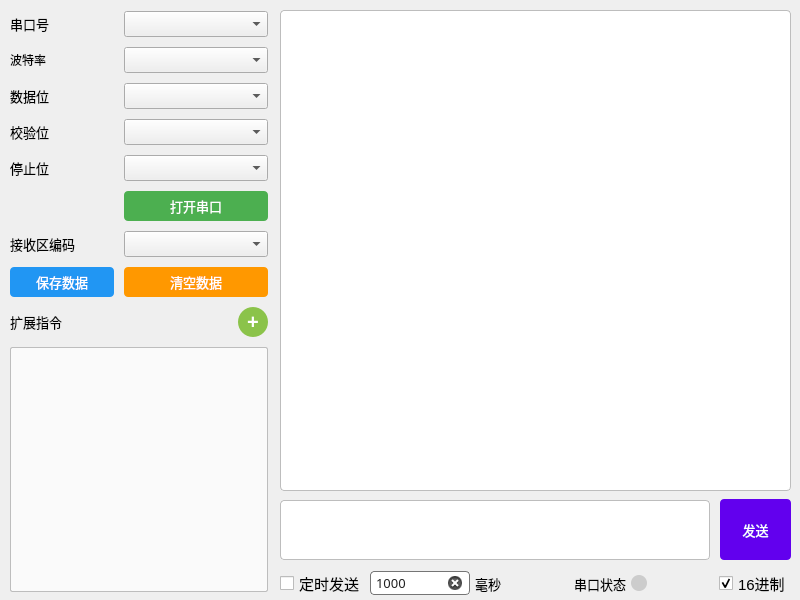
<?xml version="1.0" encoding="UTF-8"?>
<ui version="4.0">
 <class>MainWindow</class>
 <widget class="QMainWindow" name="MainWindow">
  <property name="geometry">
   <rect>
    <x>0</x>
    <y>0</y>
    <width>800</width>
    <height>600</height>
   </rect>
  </property>
  <property name="minimumSize">
   <size>
    <width>800</width>
    <height>600</height>
   </size>
  </property>
  <property name="maximumSize">
   <size>
    <width>800</width>
    <height>600</height>
   </size>
  </property>
  <property name="windowTitle">
   <string>串口调试助手</string>
  </property>
  <widget class="QWidget" name="centralwidget">
   <widget class="QTextEdit" name="messageValueView">
    <property name="geometry">
     <rect>
      <x>280</x>
      <y>10</y>
      <width>511</width>
      <height>481</height>
     </rect>
    </property>
    <property name="font">
     <font>
      <pointsize>11</pointsize>
     </font>
    </property>
    <property name="styleSheet">
     <string notr="true">QTextEdit {background-color:#FFFFFF;color:#212121;border-radius:4px;padding:1px 3px;border:1px solid #BDBDBD}
QTextEdit:focus {border:1px solid #6200EE;padding:1px 3px}
QTextEdit:hover {border-color:#757575}
QTextEdit:disabled {background-color:#E0E0E0;color:#9E9E9E;border-color:#BDBDBD}</string>
    </property>
    <property name="html">
     <string>&lt;!DOCTYPE HTML PUBLIC &quot;-//W3C//DTD HTML 4.0//EN&quot; &quot;http://www.w3.org/TR/REC-html40/strict.dtd&quot;&gt;
&lt;html&gt;&lt;head&gt;&lt;meta name=&quot;qrichtext&quot; content=&quot;1&quot; /&gt;&lt;style type=&quot;text/css&quot;&gt;
p, li { white-space: pre-wrap; }
&lt;/style&gt;&lt;/head&gt;&lt;body style=&quot; font-family:'SimSun'; font-size:11pt; font-weight:400; font-style:normal;&quot;&gt;
&lt;p style=&quot; margin-top:0px; margin-bottom:0px; margin-left:0px; margin-right:0px; -qt-block-indent:0; text-indent:0px;&quot;&gt;&lt;span style=&quot; font-family:'Microsoft YaHei UI';&quot;&gt;                        &lt;/span&gt;&lt;/p&gt;
&lt;p style=&quot; margin-top:0px; margin-bottom:0px; margin-left:0px; margin-right:0px; -qt-block-indent:0; text-indent:0px;&quot;&gt;                    &lt;/p&gt;&lt;/body&gt;&lt;/html&gt;</string>
    </property>
   </widget>
   <widget class="QTextEdit" name="userInputView">
    <property name="geometry">
     <rect>
      <x>280</x>
      <y>500</y>
      <width>430</width>
      <height>60</height>
     </rect>
    </property>
    <property name="font">
     <font>
      <pointsize>11</pointsize>
     </font>
    </property>
    <property name="styleSheet">
     <string notr="true">QTextEdit {background-color:#FFFFFF;color:#212121;border-radius:4px;padding:1px 3px;border:1px solid #BDBDBD}
QTextEdit:focus {border:1px solid #6200EE;padding:1px 3px}
QTextEdit:hover {border-color:#757575}
QTextEdit:disabled {background-color:#E0E0E0;color:#9E9E9E;border-color:#BDBDBD}</string>
    </property>
   </widget>
   <widget class="QPushButton" name="sendDataButton">
    <property name="geometry">
     <rect>
      <x>720</x>
      <y>499</y>
      <width>71</width>
      <height>61</height>
     </rect>
    </property>
    <property name="font">
     <font>
      <family>微软雅黑</family>
      <pointsize>10</pointsize>
      <weight>50</weight>
      <italic>false</italic>
      <bold>false</bold>
     </font>
    </property>
    <property name="styleSheet">
     <string notr="true">QPushButton {background-color:#6200EE;border-radius:4px;color:white;padding:5px;font:10pt &quot;微软雅黑&quot;}
QPushButton:hover {background-color:#3700B3}
QPushButton:pressed {background-color:#1A005E}
QPushButton:disabled {background-color:#9E9E9E;color:#EEEEEE}</string>
    </property>
    <property name="text">
     <string>发送</string>
    </property>
   </widget>
   <widget class="QWidget" name="layoutWidget">
    <property name="geometry">
     <rect>
      <x>10</x>
      <y>11</y>
      <width>258</width>
      <height>581</height>
     </rect>
    </property>
    <layout class="QGridLayout" name="gridLayout">
     <property name="spacing">
      <number>10</number>
     </property>
     <item row="3" column="1" colspan="2">
      <widget class="QComboBox" name="parityBitBox">
       <property name="font">
        <font>
         <pointsize>11</pointsize>
        </font>
       </property>
      </widget>
     </item>
     <item row="2" column="1" colspan="2">
      <widget class="QComboBox" name="dataBitBox">
       <property name="font">
        <font>
         <pointsize>11</pointsize>
        </font>
       </property>
      </widget>
     </item>
     <item row="1" column="0">
      <widget class="QLabel" name="label_2">
       <property name="styleSheet">
        <string notr="true">font: 10pt &quot;微软雅黑&quot;;</string>
       </property>
       <property name="text">
        <string>波特率</string>
       </property>
      </widget>
     </item>
     <item row="7" column="0">
      <widget class="QPushButton" name="saveDataButton">
       <property name="font">
        <font>
         <family>微软雅黑</family>
         <pointsize>10</pointsize>
         <weight>50</weight>
         <italic>false</italic>
         <bold>false</bold>
        </font>
       </property>
       <property name="styleSheet">
        <string notr="true">QPushButton {background-color:#2196F3;border-radius:4px;color:white;padding:5px;font:10pt &quot;微软雅黑&quot;}
QPushButton:hover {background-color:#1E88E5}
QPushButton:pressed {background-color:#1976D2}
QPushButton:disabled {background-color:#BDBDBD;color:#EEEEEE}</string>
       </property>
       <property name="text">
        <string>保存数据</string>
       </property>
      </widget>
     </item>
     <item row="4" column="0">
      <widget class="QLabel" name="label_5">
       <property name="font">
        <font>
         <family>微软雅黑</family>
         <pointsize>10</pointsize>
         <weight>50</weight>
         <italic>false</italic>
         <bold>false</bold>
        </font>
       </property>
       <property name="styleSheet">
        <string notr="true">font: 10pt &quot;微软雅黑&quot;;</string>
       </property>
       <property name="text">
        <string>停止位</string>
       </property>
      </widget>
     </item>
     <item row="1" column="1" colspan="2">
      <widget class="QComboBox" name="baudRateBox">
       <property name="font">
        <font>
         <pointsize>11</pointsize>
        </font>
       </property>
      </widget>
     </item>
     <item row="4" column="1" colspan="2">
      <widget class="QComboBox" name="stopBitBox">
       <property name="font">
        <font>
         <pointsize>11</pointsize>
        </font>
       </property>
      </widget>
     </item>
     <item row="6" column="0">
      <widget class="QLabel" name="label_6">
       <property name="font">
        <font>
         <family>微软雅黑</family>
         <pointsize>10</pointsize>
         <weight>50</weight>
         <italic>false</italic>
         <bold>false</bold>
        </font>
       </property>
       <property name="styleSheet">
        <string notr="true">font: 10pt &quot;微软雅黑&quot;;</string>
       </property>
       <property name="text">
        <string>接收区编码</string>
       </property>
      </widget>
     </item>
     <item row="7" column="1" colspan="2">
      <widget class="QPushButton" name="clearDataBox">
       <property name="font">
        <font>
         <family>微软雅黑</family>
         <pointsize>10</pointsize>
         <weight>50</weight>
         <italic>false</italic>
         <bold>false</bold>
        </font>
       </property>
       <property name="styleSheet">
        <string notr="true">QPushButton {background-color:#FF9800;border-radius:4px;color:white;padding:5px;font:10pt &quot;微软雅黑&quot;}
QPushButton:hover {background-color:#F57C00}
QPushButton:pressed {background-color:#EF6C00}
QPushButton:disabled {background-color:#BDBDBD;color:#EEEEEE}</string>
       </property>
       <property name="text">
        <string>清空数据</string>
       </property>
      </widget>
     </item>
     <item row="2" column="0">
      <widget class="QLabel" name="label_3">
       <property name="font">
        <font>
         <family>微软雅黑</family>
         <pointsize>10</pointsize>
         <weight>50</weight>
         <italic>false</italic>
         <bold>false</bold>
        </font>
       </property>
       <property name="styleSheet">
        <string notr="true">font: 10pt &quot;微软雅黑&quot;;</string>
       </property>
       <property name="text">
        <string>数据位</string>
       </property>
      </widget>
     </item>
     <item row="0" column="0">
      <widget class="QLabel" name="label">
       <property name="font">
        <font>
         <family>微软雅黑</family>
         <pointsize>10</pointsize>
         <weight>50</weight>
         <italic>false</italic>
         <bold>false</bold>
        </font>
       </property>
       <property name="styleSheet">
        <string notr="true">font: 10pt &quot;微软雅黑&quot;;</string>
       </property>
       <property name="text">
        <string>串口号</string>
       </property>
      </widget>
     </item>
     <item row="3" column="0">
      <widget class="QLabel" name="label_4">
       <property name="font">
        <font>
         <family>微软雅黑</family>
         <pointsize>10</pointsize>
         <weight>50</weight>
         <italic>false</italic>
         <bold>false</bold>
        </font>
       </property>
       <property name="styleSheet">
        <string notr="true">font: 10pt &quot;微软雅黑&quot;;</string>
       </property>
       <property name="text">
        <string>校验位</string>
       </property>
      </widget>
     </item>
     <item row="8" column="0">
      <widget class="QLabel" name="label_7">
       <property name="font">
        <font>
         <family>微软雅黑</family>
         <pointsize>10</pointsize>
         <weight>50</weight>
         <italic>false</italic>
         <bold>false</bold>
        </font>
       </property>
       <property name="styleSheet">
        <string notr="true">font: 10pt &quot;微软雅黑&quot;;</string>
       </property>
       <property name="text">
        <string>扩展指令</string>
       </property>
      </widget>
     </item>
     <item row="9" column="0" colspan="3">
      <widget class="QListView" name="listView">
       <property name="font">
        <font>
         <pointsize>11</pointsize>
        </font>
       </property>
       <property name="styleSheet">
        <string notr="true">QListView {background-color:#FAFAFA;border:1px solid #BDBDBD;border-radius:2px;padding:4px;show-decoration-selected:1}
QListView::item {padding:6px;margin-top:2px;border-radius:4px}
QListView::item:selected {background-color:#64B5F6;color:white}
QListView::item:hover {background-color:#E3F2FD}
QScrollBar:vertical {width:12px;background:#FAFAFA;margin:16px 0 16px 0;border:1px solid #BDBDBD;border-radius:4px}
QScrollBar::handle:vertical {background-color:#9E9E9E;border-radius:4px;min-height:20px}
QScrollBar::add-line:vertical,
QScrollBar::sub-line:vertical {height:16px;background:#FFAB91;subcontrol-origin:margin}
QScrollBar::add-line:vertical {subcontrol-position:bottom}
QScrollBar::sub-line:vertical {subcontrol-position:top}
QScrollBar::up-arrow:vertical,
QScrollBar::down-arrow:vertical {background:#FFFFFF;border:1px solid #BDBDBD;width:10px;height:10px}</string>
       </property>
      </widget>
     </item>
     <item row="0" column="1" colspan="2">
      <widget class="QComboBox" name="portNameBox">
       <property name="font">
        <font>
         <pointsize>11</pointsize>
        </font>
       </property>
      </widget>
     </item>
     <item row="8" column="2">
      <widget class="QPushButton" name="addCommandButton">
       <property name="minimumSize">
        <size>
         <width>30</width>
         <height>30</height>
        </size>
       </property>
       <property name="maximumSize">
        <size>
         <width>30</width>
         <height>30</height>
        </size>
       </property>
       <property name="font">
        <font>
         <pointsize>15</pointsize>
         <weight>75</weight>
         <bold>true</bold>
        </font>
       </property>
       <property name="styleSheet">
        <string notr="true">QPushButton {background-color:#8BC34A;border-radius:15px;color:white;min-width:30px;max-width:30px}
QPushButton:hover {background-color:#7CB342}
QPushButton:pressed {background-color:#689F38}
QPushButton:disabled {background-color:#BDBDBD;color:#EEEEEE}</string>
       </property>
       <property name="text">
        <string>+</string>
       </property>
      </widget>
     </item>
     <item row="6" column="1" colspan="2">
      <widget class="QComboBox" name="receiveDataBox">
       <property name="font">
        <font>
         <pointsize>11</pointsize>
        </font>
       </property>
      </widget>
     </item>
     <item row="5" column="1" colspan="2">
      <widget class="QPushButton" name="openPortButton">
       <property name="font">
        <font>
         <family>微软雅黑</family>
         <pointsize>10</pointsize>
         <weight>50</weight>
         <italic>false</italic>
         <bold>false</bold>
        </font>
       </property>
       <property name="styleSheet">
        <string notr="true">QPushButton {background-color:#4CAF50;border-radius:4px;color:white;padding:5px;font:10pt &quot;微软雅黑&quot;}
QPushButton:hover {background-color:#388E3C}
QPushButton:pressed {background-color:#2E7D32}
QPushButton:disabled {background-color:#BDBDBD;color:#EEEEEE}</string>
       </property>
       <property name="text">
        <string>打开串口</string>
       </property>
      </widget>
     </item>
    </layout>
   </widget>
   <widget class="QWidget" name="layoutWidget">
    <property name="geometry">
     <rect>
      <x>280</x>
      <y>570</y>
      <width>511</width>
      <height>27</height>
     </rect>
    </property>
    <layout class="QHBoxLayout" name="horizontalLayout">
     <property name="spacing">
      <number>5</number>
     </property>
     <property name="topMargin">
      <number>0</number>
     </property>
     <item>
      <widget class="QCheckBox" name="timeCheckBox">
       <property name="font">
        <font>
         <pointsize>11</pointsize>
        </font>
       </property>
       <property name="text">
        <string>定时发送</string>
       </property>
      </widget>
     </item>
     <item>
      <widget class="QLineEdit" name="timeLineEdit">
       <property name="minimumSize">
        <size>
         <width>100</width>
         <height>0</height>
        </size>
       </property>
       <property name="maximumSize">
        <size>
         <width>100</width>
         <height>16777215</height>
        </size>
       </property>
       <property name="font">
        <font>
         <family>微软雅黑</family>
         <pointsize>10</pointsize>
         <weight>50</weight>
         <italic>false</italic>
         <bold>false</bold>
        </font>
       </property>
       <property name="styleSheet">
        <string notr="true">QLineEdit {border:1px solid #757575;border-radius:4px;padding:1px 3px;background-color:white;color:#212121;font:10pt &quot;微软雅黑&quot;}
QLineEdit:hover {border-color:#6200EE}
QLineEdit:focus {border-color:#6200EE}
QLineEdit:disabled {background-color:#E0E0E0;color:#BDBDBD;border-color:#BDBDBD}
QLineEdit::placeholder {color:#757575}</string>
       </property>
       <property name="text">
        <string>1000</string>
       </property>
       <property name="maxLength">
        <number>5</number>
       </property>
       <property name="readOnly">
        <bool>false</bool>
       </property>
       <property name="clearButtonEnabled">
        <bool>true</bool>
       </property>
      </widget>
     </item>
     <item>
      <widget class="QLabel" name="label_8">
       <property name="font">
        <font>
         <family>微软雅黑</family>
         <pointsize>10</pointsize>
         <weight>50</weight>
         <italic>false</italic>
         <bold>false</bold>
        </font>
       </property>
       <property name="styleSheet">
        <string notr="true">font: 10pt &quot;微软雅黑&quot;;</string>
       </property>
       <property name="text">
        <string>毫秒</string>
       </property>
      </widget>
     </item>
     <item>
      <spacer name="horizontalSpacer">
       <property name="orientation">
        <enum>Qt::Horizontal</enum>
       </property>
       <property name="sizeHint" stdset="0">
        <size>
         <width>40</width>
         <height>20</height>
        </size>
       </property>
      </spacer>
     </item>
     <item>
      <widget class="QLabel" name="label_9">
       <property name="font">
        <font>
         <family>微软雅黑</family>
         <pointsize>10</pointsize>
         <weight>50</weight>
         <italic>false</italic>
         <bold>false</bold>
        </font>
       </property>
       <property name="styleSheet">
        <string notr="true">font: 10pt &quot;微软雅黑&quot;;</string>
       </property>
       <property name="text">
        <string>串口状态</string>
       </property>
      </widget>
     </item>
     <item>
      <widget class="QLabel" name="stateView">
       <property name="minimumSize">
        <size>
         <width>16</width>
         <height>16</height>
        </size>
       </property>
       <property name="maximumSize">
        <size>
         <width>16</width>
         <height>16</height>
        </size>
       </property>
       <property name="styleSheet">
        <string notr="true">background-color: rgb(204, 204, 204);
border-radius: 8px;</string>
       </property>
       <property name="text">
        <string/>
       </property>
      </widget>
     </item>
     <item>
      <spacer name="horizontalSpacer_2">
       <property name="orientation">
        <enum>Qt::Horizontal</enum>
       </property>
       <property name="sizeHint" stdset="0">
        <size>
         <width>40</width>
         <height>20</height>
        </size>
       </property>
      </spacer>
     </item>
     <item>
      <widget class="QCheckBox" name="hexCheckBox">
       <property name="font">
        <font>
         <pointsize>11</pointsize>
        </font>
       </property>
       <property name="text">
        <string>16进制</string>
       </property>
       <property name="checked">
        <bool>true</bool>
       </property>
      </widget>
     </item>
    </layout>
   </widget>
  </widget>
 </widget>
 <resources/>
 <connections/>
</ui>
